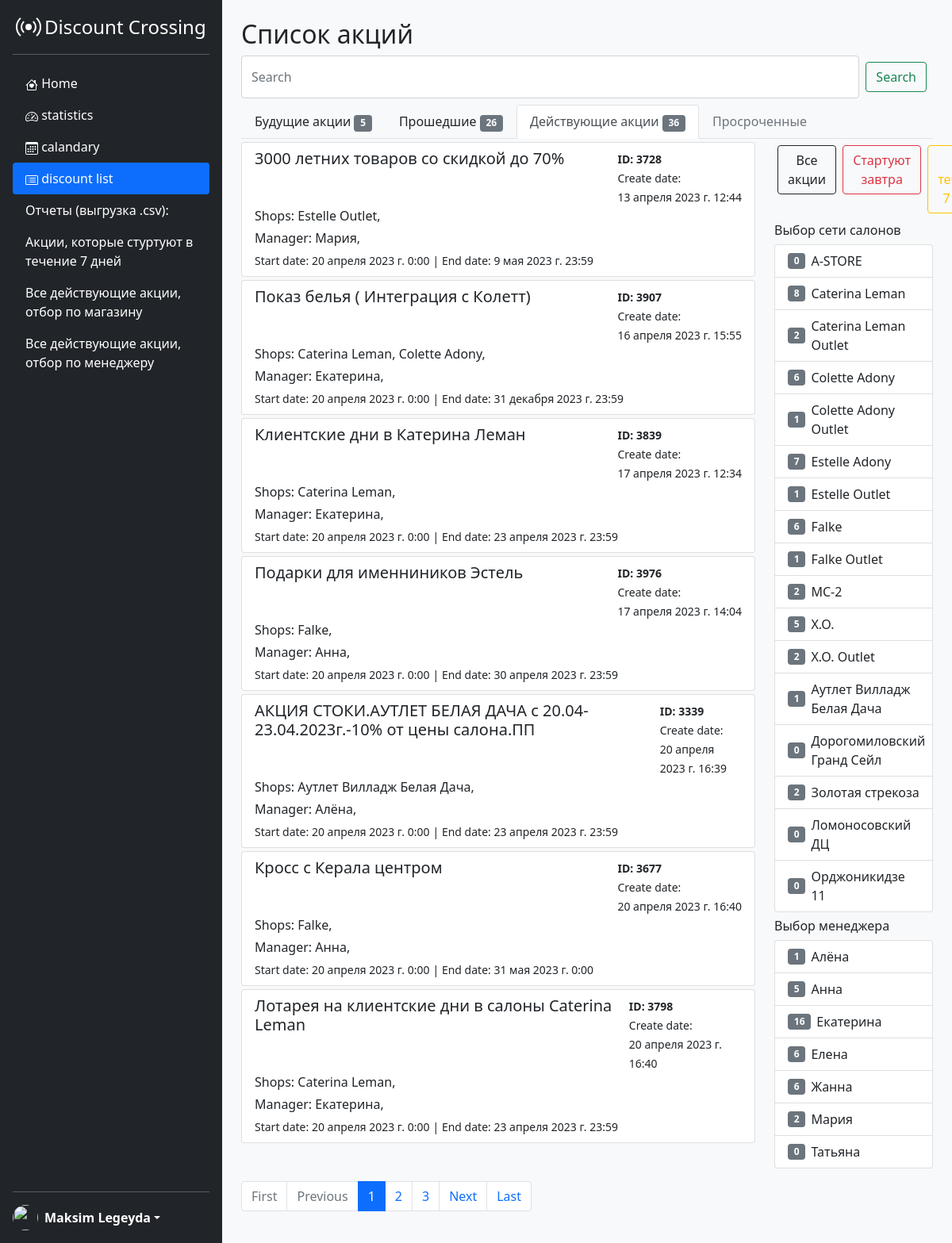
/CurrentDiscountList, run on the app's committed database.
### discount/models.py (models this page shows, shortened)
class DiscountData(models.Model):
    STATUS = [
        ('N', 'Новая'),
        ('W', 'В работе'),
        ('T', 'Тестирование'),
        ('D', 'Релиз'),
    ]
    title = models.CharField(max_length=250, null=True, verbose_name='Название скидки')
    id_DO = models.IntegerField(blank=True, default=None, verbose_name='ID акции в ДО')
    startDate = models.DateTimeField(blank=True, default=None, verbose_name='Дата начала акции')
    endDate = models.DateTimeField(blank=True, default=None, verbose_name='Дата окончания окончания')
    description = models.TextField(max_length=1500, default='', blank=True, verbose_name='Описание')
    type = models.ManyToManyField(DiscountType)
    manager = models.ManyToManyField(ShopManagers)
    shops = models.ManyToManyField(Shop, verbose_name='магазины', related_name='shop')
    status = models.CharField(max_length=1, choices=STATUS, default='N')
    createDate = models.DateTimeField(null=True, auto_now_add=True, editable=False)
    idDoneDate = models.DateField(default='2000-01-01')
    slug = models.SlugField(blank=True, db_index=True, verbose_name='slug')
    bugCounter = models.IntegerField(default=0, verbose_name='Количество текущих акций')
    isDone = models.BooleanField(default=False, verbose_name='Подготовлена')
    class Meta:
        verbose_name = 'Акция'
        verbose_name_plural = 'Акции'

### shops/models.py (models this page shows)
class Shop(models.Model):
    title = models.CharField(max_length=250, null=True, verbose_name='Наименование магазина')
    manager = models.ManyToManyField(ShopManagers)
    countFutureDiscount = models.IntegerField(default=0, verbose_name='Количество будущих акций')
    countPastDiscount = models.IntegerField(default=0, verbose_name='Количество прошедших акций')
    CountCurrentDiscount = models.IntegerField(default=0, verbose_name='Количество текущих акций')
    def __str__(self):
        return self.title
    class Meta:
        verbose_name = 'Магазин'
        verbose_name_plural = 'Магазины'

class ShopManagers(models.Model):
    name = models.CharField(max_length=250, null=True, verbose_name='Руководить сети (акции)')
    phone = models.CharField(max_length=25, blank=True, default='+7', verbose_name='Телефон')
    countFutureDiscount = models.IntegerField(default=0, verbose_name='Количество будущих акций')
    countPastDiscount = models.IntegerField(default=0, verbose_name='Количество прошедших акций')
    CountCurrentDiscount = models.IntegerField(default=0, verbose_name='Количество текущих акций')
    def __str__(self):
        return self.name
    class Meta:
        verbose_name = 'Менеджер'
        verbose_name_plural = 'Менеджеры'

### discount/views.py (the view)
# urls.py: path('CurrentDiscountList', views.discountList, name='CurrentDiscountList'),
def discountList(request, shop_id=None):
    now = datetime.now()
    shopsList = Shop.objects.all().order_by('title')
    managers = ShopManagers.objects.all().order_by('name')
    discountCurrent = DiscountData.objects.filter(startDate__lte=now).filter(endDate__gte=now).order_by('-startDate')
    discountsOld = DiscountData.objects.filter(startDate__lte=now).filter(endDate__lte=now).order_by('-startDate')
    discountsFuture = DiscountData.objects.filter(startDate__gte=now).order_by('startDate')
    discountCounter = discountsFuture.count()
    discountCounterOld = discountsOld.count()
    discountCounterCurrent = discountCurrent.count()
    if request.path == '/discountList':
        discounts = discountsFuture
    elif request.path == '/OldDiscountList':
        discounts = discountsOld
    elif request.path == '/CurrentDiscountList':
        discounts = discountCurrent
    paginator = Paginator(discounts, 7)
    page_number = request.GET.get('page')
    page_obj = paginator.get_page(page_number)
    context = {
        'discounts' : discounts,
        'counter' : discountCounter,
        'counterOLd' : discountCounterOld,
        'counterCurrent' : discountCounterCurrent,
        'shopListItem' : shopsList,
        'page_obj' : page_obj,
        'managers' : managers,
    }
    return render(request, template_name='discount_list.html', context=context)

### templates/discount_list.html (shortened to what this page needs)
{% extends 'base.html' %}
{% block content %}
<div class="p-4 bg-light" style="width: 100%;">
<h2 class="">Список акций</h2>
    <form class="form-inline my-2 my-lg-0 d-flex" action="{% url 'search_results' %}" method="get">
      <input name="q" class="form-control mr-sm-2" type="search" placeholder="Search" aria-label="Search">
      <button class="btn btn-outline-success m-2" type="submit">Search</button>
    </form>
  <ul class="nav nav-tabs mt-2">
    <li class="nav-item">
      {% url 'discountList' as url_discountList %}
      <a class="nav-link link-dark {% if url_discountList in request.path %}active{% endif %}"
      href="/discountList">Будущие акции <span class="badge bg-secondary">{{ counter }}</span></a>
    </li>
    <li class="nav-item">
      {% url 'OldDiscountList' as url_OldDiscountList %}
      <a class="nav-link link-dark {% if url_OldDiscountList in request.path %}active{% endif %}"
      href="/OldDiscountList">Прошедшие <span class="badge bg-secondary">{{ counterOLd }}</span></a>
    </li>
    <li class="nav-item">
      {% url 'CurrentDiscountList' as url_CurrentDiscountList %}
      <a class="nav-link link-dark {% if url_CurrentDiscountList in request.path %}active{% endif %}"
      href="/CurrentDiscountList">Действующие акции <span class="badge bg-secondary">{{ counterCurrent }}</span></a>
    </li>
    <li class="nav-item">
      <a class="nav-link disabled link-dark" href="#">Просроченные</a>
    </li>
  </ul>
<div class="content" style="min-height: 79vh;">
<div class="row">
<div class="col">
  {% for discount in page_obj %}
  <div class="list-group mt-1">
      <a href="/discountList/{{ discount.slug }}" class="list-group-item list-group-item-action" aria-current="true">
        <div class="d-flex w-100 justify-content-between">
          <h5 class="mb-1">{{ discount.title }}</h5>
          <div>
            <small style="font-weight: bold;">ID: {{ discount.id_DO }} <br></small>
            <small>Create date:<br> {{ discount.createDate }}</small>
          </div>
        </div>
        <p class="mb-1">Shops: {% for shop in discount.shops.all %}{{ shop }},  {% endfor %}</p>
        <p class="mb-1">Manager: {% for manager in discount.manager.all %}{{ manager }},  {% endfor %}</p>
        <small>Start date: {{ discount.startDate }}</small>
        <small>| End date: {{ discount.endDate }}</small>
      </a>
  </div>
  {% endfor %}
</div>
<div class="col-3 mt-1 pr-5">
  <div class="d-flex">
    <form class="m-1" action="{% url 'discountList' %}" method="get">
      <button type="submit" class="btn btn-outline-dark">Все акции</button>
    </form>
    <form class="m-1" action="{% url 'startTomorrow' %}" method="get">
      <button type="submit" class="btn btn-outline-danger">Стартуют завтра</button>
    </form>
    <form class="m-1" action="{% url 'startWithinAWeek' %}" method="get">
      <button type="submit" class="btn btn-outline-warning">В течение 7 дней</button>
    </form>
  </div>
  <h6 class="mt-2">Выбор сети салонов</h6>
  <ul class="list-group">
    {% for shop in shopListItem %}
      <li class="list-group-item d-flex align-items-center">
          {% if url_CurrentDiscountList in request.path %}<span class="badge bg-secondary">{{ shop.CountCurrentDiscount }}</span>{% endif %}
        <a class="link-dark" style="text-decoration: none; margin-left: 7px;" href="shop/filter/discountList/{{ shop.id }}">{{ shop.title }}</a>
      </li>
    {% endfor %}
  </ul>
  <h6 class="mt-2">Выбор менеджера</h6>
  <ul class="list-group">
    {% for manager in managers %}
      <li class="list-group-item d-flex align-items-center">
          {% if url_CurrentDiscountList in request.path %}<span class="badge bg-secondary">{{ manager.CountCurrentDiscount }}</span>{% endif %}
        <a class="link-dark" style="text-decoration: none; margin-left: 7px;" href="manager/filter/discountList/{{ manager.id }}">{{ manager.name }}</a>
      </li>
    {% endfor %}
  </ul>
</div>
</div>
</div>
<nav aria-label="..." class="mt-3" style="bottom: 0;">
  <ul class="pagination">
    <li class="page-item {% if not page_obj.has_previous %}disabled{% endif %}">
      {% if page_obj.has_previous %}
      <a class="page-link" href="?page=1">First</a>
      {% else %}
      <span class="page-link">First</span>
      {% endif %}
    </li>
    <li class="page-item {% if not page_obj.has_previous %}disabled{% endif %}">
      {% if page_obj.has_previous %}
      <a class="page-link" href="?page={{ page_obj.previous_page_number }}">Previous</a>
      {% else %}
      <span class="page-link">Previous</span>
      {% endif %}
    </li>
    {% for i in page_obj.paginator.page_range %}
    {% if page_obj.number == i %}
    <li class="page-item active" aria-current="page">
      <span class="page-link">{{ i }}</span>
    </li>
    {% elif i > page_obj.number|add:'-3' and i < page_obj.number|add:'3' %}
    <li class="page-item"><a class="page-link" href="?page={{ i }}">{{ i }}</a></li>
    {% endif %}
    {% endfor %}
    <li class="page-item {% if not page_obj.has_next %}disabled{% endif %}">
      {% if page_obj.has_next %}
      <a class="page-link" href="?page={{ page_obj.next_page_number }}">Next</a>
      {% else %}
      <span class="page-link">Next</span>
      {% endif %}
    </li>
    <li class="page-item {% if not page_obj.has_next %}disabled{% endif %}">
      {% if page_obj.has_next %}
      <a class="page-link" href="?page={{ page_obj.paginator.num_pages }}">Last</a>
      {% else %}
      <span class="page-link">Last</span>
      {% endif %}
    </li>
  </ul>
</nav>
</div>
{% endblock %}

### static/css/sidebars.css (style rules this page uses)
body { min-height: 100vh; min-height: -webkit-fill-available; }
html { height: -webkit-fill-available; overflow-x: hidden; margin-right: calc(-1 * (100vw - 100%)); }

### data on the page
DiscountData: title "3000 летних товаров со скидкой до 70%", id_DO "3728", createDate "13 апреля 2023 г. 12:44", startDate "20 апреля 2023 г. 0:00", endDate "9 мая 2023 г. 23:59"
Shop: title "Estelle Outlet", CountCurrentDiscount "1"
ShopManagers: name "Мария", CountCurrentDiscount "2"
DiscountData: title "Показ белья ( Интеграция с Колетт)", id_DO "3907", createDate "16 апреля 2023 г. 15:55", startDate "20 апреля 2023 г. 0:00", endDate "31 декабря 2023 г. 23:59"
Shop: title "Caterina Leman", CountCurrentDiscount "8"
Shop: title "Colette Adony", CountCurrentDiscount "6"
ShopManagers: name "Екатерина", CountCurrentDiscount "16"
DiscountData: title "Клиентские дни в Катерина Леман", id_DO "3839", createDate "17 апреля 2023 г. 12:34", startDate "20 апреля 2023 г. 0:00", endDate "23 апреля 2023 г. 23:59"
DiscountData: title "Подарки для именниников Эстель", id_DO "3976", createDate "17 апреля 2023 г. 14:04", startDate "20 апреля 2023 г. 0:00", endDate "30 апреля 2023 г. 23:59"
Shop: title "Falke", CountCurrentDiscount "6"
ShopManagers: name "Анна", CountCurrentDiscount "5"
DiscountData: title "АКЦИЯ СТОКИ.АУТЛЕТ БЕЛАЯ ДАЧА с 20.04-23.04.2023г.-10% от цены салона.ПП", id_DO "3339", createDate "20 апреля 2023 г. 16:39", startDate "20 апреля 2023 г. 0:00", endDate "23 апреля 2023 г. 23:59"
Shop: title "Аутлет Вилладж Белая Дача", CountCurrentDiscount "1"
ShopManagers: name "Алёна", CountCurrentDiscount "1"
DiscountData: title "Кросс с Керала центром", id_DO "3677", createDate "20 апреля 2023 г. 16:40", startDate "20 апреля 2023 г. 0:00", endDate "31 мая 2023 г. 0:00"
DiscountData: title "Лотарея на клиентские дни в салоны Caterina Leman", id_DO "3798", createDate "20 апреля 2023 г. 16:40", startDate "20 апреля 2023 г. 0:00", endDate "23 апреля 2023 г. 23:59"
Shop: CountCurrentDiscount "0", title "A-STORE"
Shop: CountCurrentDiscount "2", title "Caterina Leman Outlet"
Shop: CountCurrentDiscount "1", title "Colette Adony Outlet"
Shop: CountCurrentDiscount "7", title "Estelle Adony"
Shop: CountCurrentDiscount "1", title "Falke Outlet"
Shop: CountCurrentDiscount "2", title "MC-2"
Shop: CountCurrentDiscount "5", title "X.O."
Shop: CountCurrentDiscount "2", title "X.O. Outlet"
Shop: CountCurrentDiscount "0", title "Дорогомиловский Гранд Сейл"
Shop: CountCurrentDiscount "2", title "Золотая стрекоза"
Shop: CountCurrentDiscount "0", title "Ломоносовский ДЦ"
Shop: CountCurrentDiscount "0", title "Орджоникидзе 11"
ShopManagers: CountCurrentDiscount "6", name "Елена"
ShopManagers: CountCurrentDiscount "6", name "Жанна"
ShopManagers: CountCurrentDiscount "0", name "Татьяна"

### other printed values
{{ counter }} "5"
{{ counterOLd }} "26"
{{ counterCurrent }} "36"
{{ i }} "1"
{{ i }} "2" "3"
